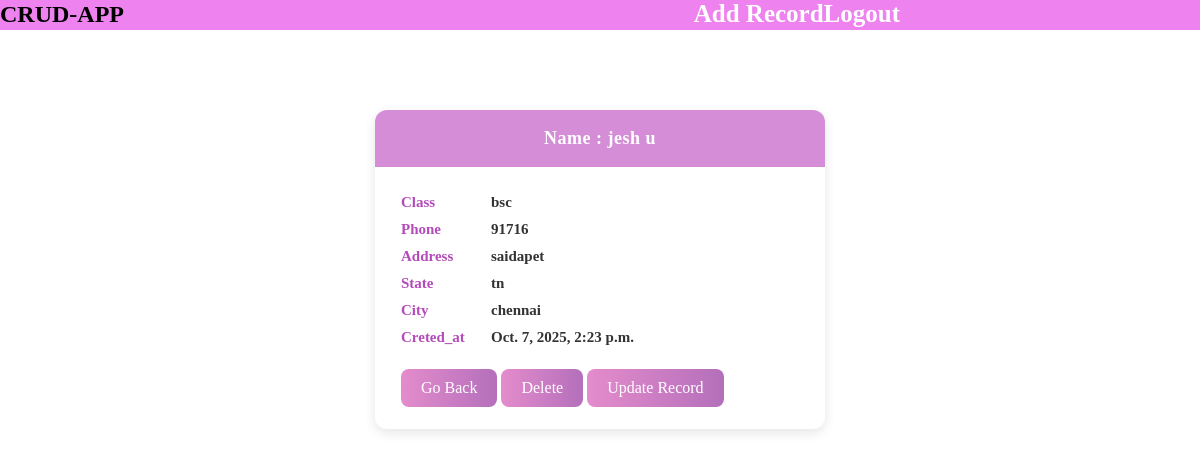
The page /record/2 (signed in) on the database its author committed.
### crudapp/models.py (models this page shows, shortened)
class Record(models.Model):
    first_name = models.CharField(max_length=50)
    last_name = models.CharField(max_length=50)
    Class = models.CharField(max_length=20, blank=True, null=True)
    phone_number = models.CharField(max_length=15, blank=True, null=True)
    address = models.CharField(max_length=200, blank=True, null=True)
    state = models.CharField(max_length=30, blank=True, null=True)
    city = models.CharField(max_length=30, blank=True, null=True)
    created_at = models.DateTimeField(auto_now_add=True)

### crudapp/views.py (the view)
# urls.py: path('record/<int:pk>', views.student_record, name='record'),
def student_record(request, pk):
    if request.user.is_authenticated:
        student_record = Record.objects.get(id=pk)
        return render(request, 'record.html', {'student_record': student_record})
    else:
        messages.error(request, 'You must be logged in to view that page.')
        return redirect('home')

### crudapp/templates/record.html
{% extends 'base.html' %}
{% block content %}
<div class="card">
    <div class="card-header">
        <strong>Name : </strong>{{ student_record.first_name}} {{ student_record.last_name}}
    </div>
    <div class="card-body">
        <h5 class="card-title">
            <tr>
                <strong>Class</strong>{{ student_record.Class }}  <br>
                <strong>Phone</strong>{{ student_record.phone_number }} <br>
                <strong>Address</strong>{{ student_record.address}} <br>
                <strong>State</strong>{{ student_record.state}} <br>
                <strong>City</strong>{{ student_record.city }} <br>
                <strong>Creted_at</strong>{{ student_record.created_at }} <br>
            </tr>
        </h5>
        <a href= {% url 'home' %} class="button">Go Back</a>
        <a href= {% url 'delete_record' student_record.id%} class="button">Delete</a>
        <a href= {% url 'update_record' student_record.id%} class="button">Update Record</a>
     </div>
</div>
{% endblock %}

### crudapp/static/css/style.css (style rules this page uses)
* { margin: 0; padding: 0; box-sizing: border-box; }
body { background: #fff; min-height: 100vh; }
.card { width: 450px; margin: 80px auto; background-color: #ffffff; border-radius: 12px; box-shadow: 0 4px 12px rgba(0, 0, 0, 0.1); overflow: hidden; transition: all 0.3s ease; }
.card-header { background-color: #d48dd6; color: white; padding: 18px 20px; font-size: 18px; font-weight: bold; letter-spacing: 0.5px; text-align: center; }
.card-body { padding: 22px 26px; }
.card-title { font-size: 15px; color: #333; line-height: 1.8; margin: 0; }
.card-title strong { color: #b44bbb; min-width: 90px; display: inline-block; }
.button { display: inline-block; margin-top: 18px; text-decoration: none; color: white; background: linear-gradient(90deg, #e48ccc, #b46fbb); padding: 10px 20px; border-radius: 8px; font-weight: 500; transition: 0.3s ease; }

### rows shown on the page
Record: first_name "jesh", last_name "u", Class "bsc", phone_number "91716", address "saidapet", state "tn", city "chennai", created_at "Oct. 7, 2025, 2:23 p.m."
